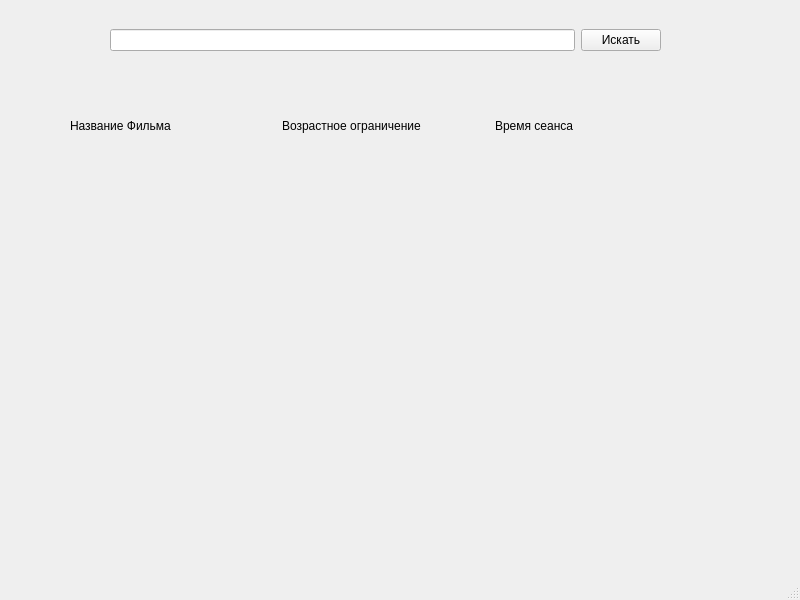
<?xml version="1.0" encoding="UTF-8"?>
<ui version="4.0">
 <class>MainWindow</class>
 <widget class="QMainWindow" name="MainWindow">
  <property name="geometry">
   <rect>
    <x>0</x>
    <y>0</y>
    <width>800</width>
    <height>600</height>
   </rect>
  </property>
  <property name="windowTitle">
   <string>MainWindow</string>
  </property>
  <widget class="QWidget" name="centralwidget">
   <widget class="QWidget" name="horizontalLayoutWidget">
    <property name="geometry">
     <rect>
      <x>110</x>
      <y>0</y>
      <width>551</width>
      <height>81</height>
     </rect>
    </property>
    <layout class="QHBoxLayout" name="horizontalLayout">
     <item>
      <widget class="QLineEdit" name="find_b"/>
     </item>
     <item>
      <widget class="QPushButton" name="pushButton">
       <property name="text">
        <string>Искать</string>
       </property>
      </widget>
     </item>
    </layout>
   </widget>
   <widget class="QWidget" name="horizontalLayoutWidget_2">
    <property name="geometry">
     <rect>
      <x>70</x>
      <y>80</y>
      <width>631</width>
      <height>91</height>
     </rect>
    </property>
    <layout class="QHBoxLayout" name="horizontalLayout_2">
     <item>
      <widget class="QLabel" name="title">
       <property name="text">
        <string>Название Фильма</string>
       </property>
      </widget>
     </item>
     <item>
      <widget class="QLabel" name="minimum_age">
       <property name="text">
        <string>Возрастное ограничение</string>
       </property>
      </widget>
     </item>
     <item>
      <widget class="QLabel" name="time">
       <property name="text">
        <string>Время сеанса</string>
       </property>
      </widget>
     </item>
    </layout>
   </widget>
  </widget>
  <widget class="QStatusBar" name="statusbar"/>
 </widget>
 <resources/>
 <connections/>
</ui>
